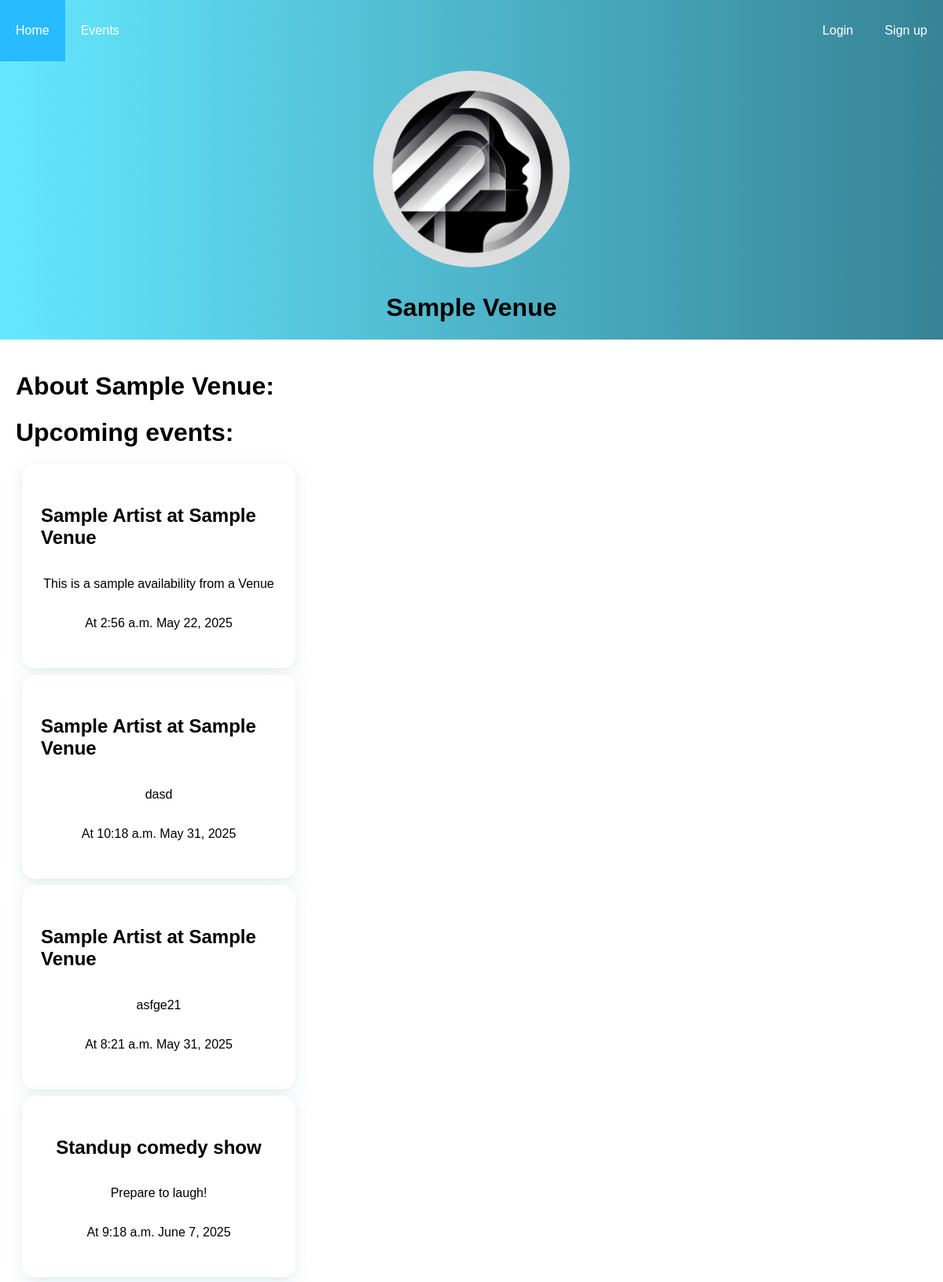
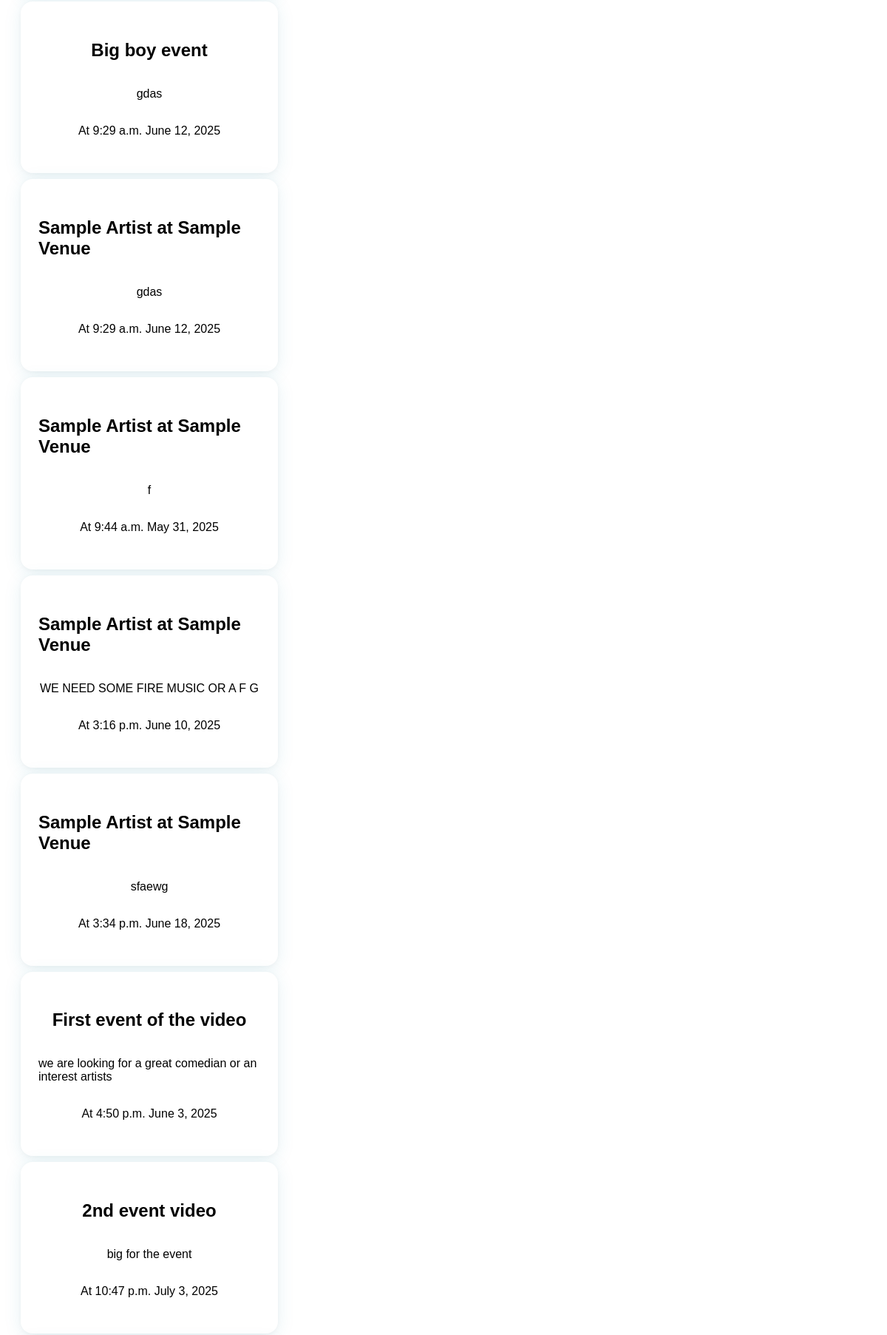
The app's page /venue/6/ (upper part) with its own data (2 pictures, top to bottom).
### app/models.py (models this page shows, shortened)
class Venue(models.Model):
    user = models.OneToOneField(
        User, on_delete=models.CASCADE, related_name="venue_user"
    )
    location = models.ForeignKey(
        "Location", on_delete=models.CASCADE, related_name="venue_location"
    )
    venuecapacity = models.IntegerField()
    venueimage = models.ImageField(
        upload_to="venuepics/", default="venuepics/default.png", null=True, blank=True
    )
    venuefans = models.ManyToManyField(User, related_name="venue_fans", blank=True)
    genres = models.ManyToManyField(Genre, related_name="venues", blank=True)

class User(AbstractUser):
    choices = [
        ("fan", "Fan"),
        ("artist", "Artist"),
        ("venue", "Venue"),
        ("doorman", "Doorman"),
    ]
    role = models.CharField(max_length=100, choices=choices, default="fan")
    profilename = models.CharField(
        max_length=100
    )  # Name on profile different from username and full name
    bio = models.TextField(max_length=1000, null=True, blank=True)
    profilepic = models.ImageField(
        upload_to="profilepics/",
        default="profilepics/default.png",
        null=True,
        blank=True,
    )

class Events(models.Model):
    eventname = models.CharField(max_length=100)
    eventdate = models.DateField()
    eventtime = models.TimeField()
    location = models.ForeignKey(
        Location, on_delete=models.CASCADE, related_name="events"
    )
    eventdescription = models.TextField()
    eventimage = models.ImageField(
        upload_to="eventpics/", default="eventpics/default.png", null=True, blank=True
    )
    EventArtists = models.ManyToManyField(
        Artist, through="EventArtists", related_name="event_artists"
    )
    eventvenue = models.ForeignKey(
        Venue, on_delete=models.CASCADE, related_name="event_venue"
    )
    ticketsold = models.IntegerField(default=0)
    ticketprice = models.DecimalField(max_digits=5, decimal_places=2)
    genres = models.ManyToManyField(Genre, related_name="events")
    authorized_doormen = models.ManyToManyField(
        Doorman, related_name="events", blank=True
    )

### app/views.py (the view)
# urls.py: path("venue/<int:venue_id>/", views.venueprofile, name="venueprofile"),
def venueprofile(request, venue_id):
    venue = get_object_or_404(Venue, id=venue_id)
    events = Events.objects.filter(eventvenue=venue)
    photoreel = venue.user.photoreel.all()
    return render(
        request,
        "venueprofile.html",
        {"venue": venue, "events": events, "photoreel": photoreel},
    )

### templates/venueprofile.html (shortened to what this page needs)
{%extends "base.html"%}
{%block content%}
<div class="profilepic"><img class="profilepicture" src="{{ venue.user.profilepic.url }}" width="20%"
        alt="Profile Picture">
    <h1>{{ venue.user.profilename }}</h1>
</div>
<div class="container">
    <h1>About {{venue.user.profilename}}:</h1>
    <h1>Upcoming events:</h1>
    {%if events%}
    {%for event in events%}
    <div class="card">
        <h2><a href="{% url 'event' event.id %}">{{ event.eventname }}</a></h2>
        <p>{{event.eventdescription}}</p>
        <p>At {{event.eventtime}} {{event.eventdate}}</p>
    </div>
    {%endfor%}
    {%else%}
    <p>No upcoming events</p>
    {%endif%}
</div>
{%endblock%}

### static/css/base.css (style rules this page uses)
body { font-family: Verdana, Geneva, Tahoma, sans-serif; background: linear-gradient(rgb(255, 255, 255), rgb(255, 255, 255)); margin: 0; }
.container { max-width: 1200px; margin: 0 auto; padding: 20px; }
.card { background: #fff; border: none; box-shadow: 0 4px 24px rgba(33, 134, 166, 0.10), 0 1.5px 6px rgba(0, 0, 0, 0.04); padding: 2rem 1.5rem; font-size: 1em; border-radius: 16px; transition: transform 0.15s, box-shadow 0.15s; margin: 0.5rem; width: 300px; display: flex; flex-direction: column; align-items: center; }
.card a { display: block; height: 100%; width: 100%; color: inherit; text-decoration: none; }

### templates/venueprofile.html (style rules this page uses)
.profilepic { display: flex; justify-content: center; background: linear-gradient(to right, rgb(101, 232, 255), rgb(55, 131, 150)); flex-direction: column; align-items: center; }
img.profilepicture { border-radius: 50%; padding: 1%; border: 1%; width: 250px; height: 250px; }

### records on screen
Venue: user.profilepic (placeholder picture), user.profilename "Sample Venue"
Events: eventname "Sample Artist at Sample Venue", eventdescription "This is a sample availability from a Venue", eventtime "2:56 a.m.", eventdate "May 22, 2025"
Events: eventname "Sample Artist at Sample Venue", eventdescription "dasd", eventtime "10:18 a.m.", eventdate "May 31, 2025"
Events: eventname "Sample Artist at Sample Venue", eventdescription "asfge21", eventtime "8:21 a.m.", eventdate "May 31, 2025"
Events: eventname "Standup comedy show", eventdescription "Prepare to laugh!", eventtime "9:18 a.m.", eventdate "June 7, 2025"
Events: eventname "Big boy event", eventdescription "gdas", eventtime "9:29 a.m.", eventdate "June 12, 2025"
Events: eventname "Sample Artist at Sample Venue", eventdescription "gdas", eventtime "9:29 a.m.", eventdate "June 12, 2025"
Events: eventname "Sample Artist at Sample Venue", eventdescription "f", eventtime "9:44 a.m.", eventdate "May 31, 2025"
Events: eventname "Sample Artist at Sample Venue", eventdescription "WE NEED SOME FIRE MUSIC OR A F G", eventtime "3:16 p.m.", eventdate "June 10, 2025"
Events: eventname "Sample Artist at Sample Venue", eventdescription "sfaewg", eventtime "3:34 p.m.", eventdate "June 18, 2025"
Events: eventname "First event of the video", eventdescription "we are looking for a great comedian or an interest artists", eventtime "4:50 p.m.", eventdate "June 3, 2025"
Events: eventname "2nd event video", eventdescription "big for the event", eventtime "10:47 p.m.", eventdate "July 3, 2025"
